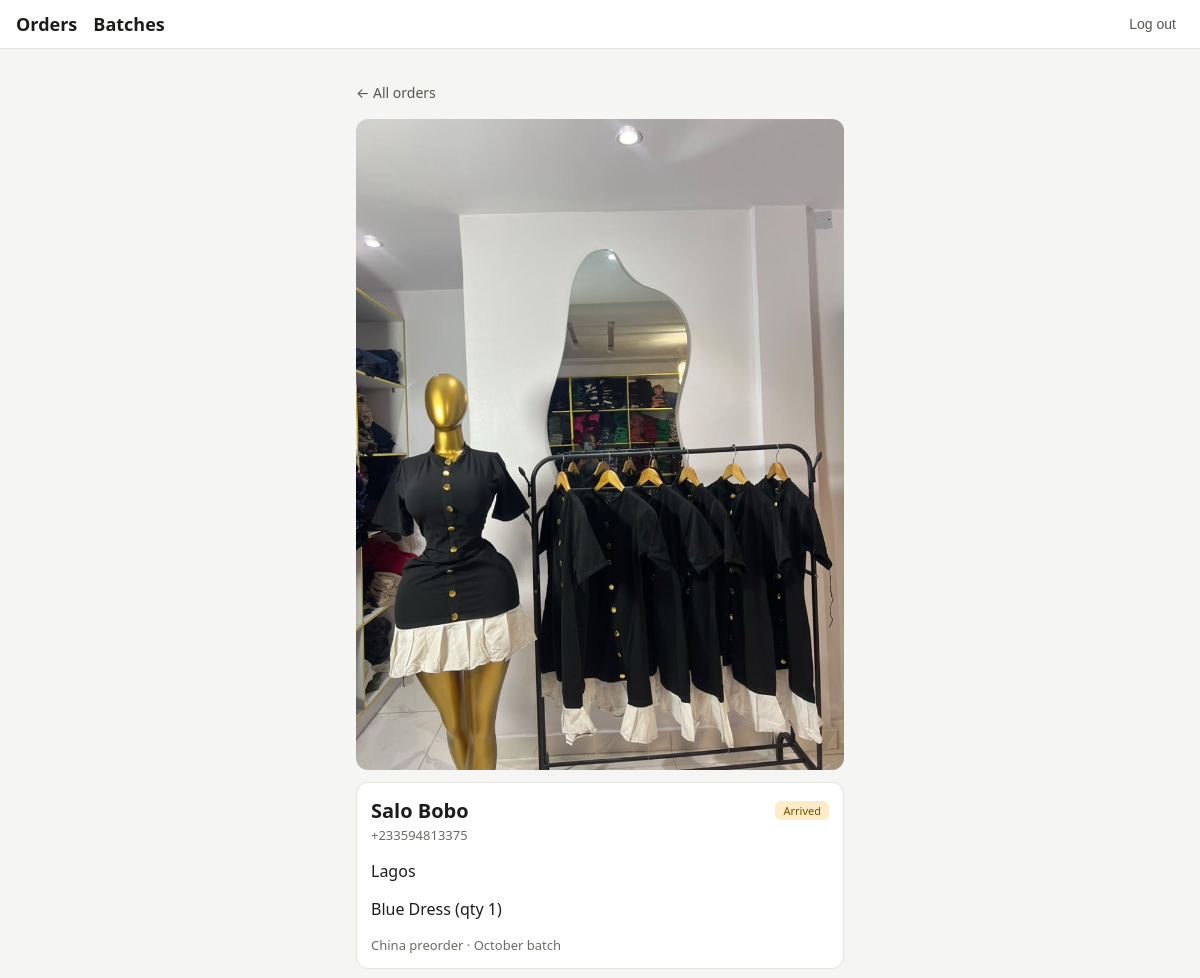
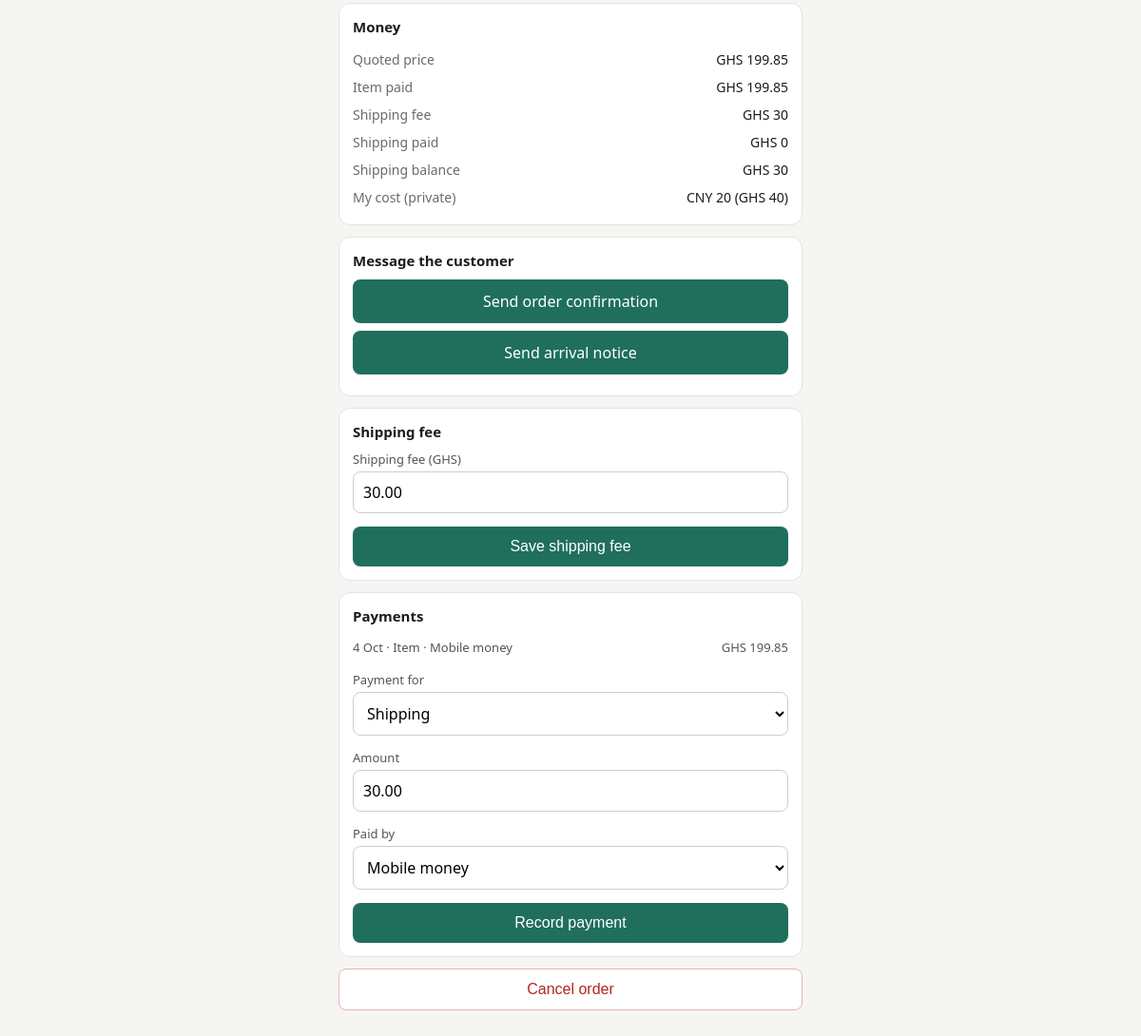
The page /orders/6/ (signed in) on the database its author committed (2 pictures, top to bottom).
### orders/models.py (models this page shows, shortened)
class OrderPhoto(models.Model):
    order = models.ForeignKey(Order, on_delete=models.CASCADE, related_name="photos")
    image = models.ImageField(upload_to="orders/%Y/%m/")
    created_at = models.DateTimeField(auto_now_add=True)

class Order(models.Model):
    class SourceType(models.TextChoices):
        CHINA_PREORDER = "china_preorder", "China preorder"
        NIGERIA_PREORDER = "nigeria_preorder", "Nigeria preorder"
        NIGERIA_STOCK = "nigeria_stock", "Nigeria stock"
    class Stage(models.TextChoices):
        REQUESTED = "requested", "Requested"
        QUOTED = "quoted", "Quoted"
        PAID = "paid", "Paid"
        PURCHASED = "purchased", "Purchased"
        IN_TRANSIT = "in_transit", "In transit"
        ARRIVED = "arrived", "Arrived"
        SHIPPING_PAID = "shipping_paid", "Shipping paid"
        DELIVERED = "delivered", "Delivered"
    customer = models.ForeignKey(
        Customer, on_delete=models.PROTECT, related_name="orders"
    )
    address = models.ForeignKey(
        Address, on_delete=models.SET_NULL, null=True, blank=True, related_name="orders"
    )
    batch = models.ForeignKey(
        Batch, on_delete=models.SET_NULL, null=True, blank=True, related_name="orders"
    )
    source_type = models.CharField(max_length=20, choices=SourceType.choices)
    item_notes = models.TextField(blank=True, help_text="Colour, variant, etc.")
    quantity = models.PositiveIntegerField(default=1)
    quoted_price = models.DecimalField(
        max_digits=12, decimal_places=2, null=True, blank=True
    )
    currency = models.CharField(
        max_length=3, choices=Currency.choices, default=Currency.GHS
    )
    cost = models.DecimalField(max_digits=12, decimal_places=2, null=True, blank=True)
    cost_currency = models.CharField(
        max_length=3, choices=Currency.choices, default=Currency.GHS
    )
    exchange_rate = models.DecimalField(
        max_digits=12,
        decimal_places=6,
        null=True,
        blank=True,
        help_text="Optional override: units of the cost currency per 1 cedi. Leave empty to use the batch's exchange rate.",
    )
    size_band = models.ForeignKey(
        SizeBand, on_delete=models.SET_NULL, null=True, blank=True
    )
    shipping_fee = models.DecimalField(
        max_digits=12, decimal_places=2, null=True, blank=True
    )
    stage = models.CharField(
        max_length=15, choices=Stage.choices, default=Stage.REQUESTED
    )
    is_cancelled = models.BooleanField(default=False)
    created_at = models.DateTimeField(auto_now_add=True)
    delivered_on = models.DateField(null=True, blank=True)
    objects = OrderQuerySet.as_manager()
    class Meta:
        ordering = ["-created_at"]
        indexes = [models.Index(fields=["stage"])]
    @property
    def effective_rate(self):
        if self.exchange_rate:
            return self.exchange_rate
        if self.batch_id and self.batch.exchange_rate:
            return self.batch.exchange_rate
        return None
    @property
    def cost_in_grid_currency(self):
        if self.cost is None:
            return None
        if self.cost_currency == GRID_CURRENCY:
            return self.cost
        rate = self.effective_rate
        if rate:
            return (self.cost / rate).quantize(Decimal("0.01"))
        return None
    def paid_total(self, kind):
        total = self.payments.filter(kind=kind, currency=self.currency).aggregate(
            t=Sum("amount")
        )["t"]
        return total or Decimal("0")

class Customer(models.Model):
    name = models.CharField(max_length=120, blank=True)
    phone = models.CharField(max_length=20, unique=True)
    notes = models.TextField(blank=True)
    created_at = models.DateTimeField(auto_now_add=True)
    class Meta:
        ordering = ["name", "phone"]

class Address(models.Model):
    customer = models.ForeignKey(
        Customer, on_delete=models.CASCADE, related_name="addresses"
    )
    label = models.CharField(max_length=40, blank=True)
    details = models.TextField(help_text="Area, landmark, directions")
    is_default = models.BooleanField(default=False)
    class Meta:
        verbose_name_plural = "addresses"

class Batch(models.Model):
    class Source(models.TextChoices):
        CHINA = "china", "China"
        NIGERIA = "nigeria", "Nigeria"
    class Status(models.TextChoices):
        ORDERING = "ordering", "Ordering"
        SHIPPED = "shipped", "Shipped"
        ARRIVED = "arrived", "Arrived in Ghana"
        CLOSED = "closed", "Closed"
    source = models.CharField(max_length=10, choices=Source.choices)
    label = models.CharField(max_length=80)
    status = models.CharField(
        max_length=10, choices=Status.choices, default=Status.ORDERING
    )
    shipped_on = models.DateField(null=True, blank=True)
    arrived_on = models.DateField(null=True, blank=True)
    freight_total = models.DecimalField(
        max_digits=12,
        decimal_places=2,
        null=True,
        blank=True,
        help_text="What the shipping agent charged for this batch, in cedis.",
    )
    freight_currency = models.CharField(
        max_length=3, choices=Currency.choices, default=Currency.GHS
    )
    freight_margin_percent = models.DecimalField(
        max_digits=5,
        decimal_places=2,
        default=0,
        blank=True,
        help_text="Optional extra added on top of the agent's bill when splitting it.",
    )
    exchange_rate = models.DecimalField(
        max_digits=12,
        decimal_places=6,
        null=True,
        blank=True,
        help_text="Units of the cost currency per 1 cedi (China batches: yuan per 1 cedi, Nigeria batches: naira per 1 cedi). Used for every order in the batch.",
    )
    class Meta:
        ordering = ["-id"]
        verbose_name_plural = "batches"

class Payment(models.Model):
    class Kind(models.TextChoices):
        ITEM = "item", "Item"
        SHIPPING = "shipping", "Shipping"
    class Method(models.TextChoices):
        MOMO = "momo", "Mobile money"
        CASH = "cash", "Cash"
        BANK = "bank", "Bank transfer"
    order = models.ForeignKey(Order, on_delete=models.CASCADE, related_name="payments")
    kind = models.CharField(max_length=10, choices=Kind.choices)
    amount = models.DecimalField(max_digits=12, decimal_places=2)
    currency = models.CharField(
        max_length=3, choices=Currency.choices, default=Currency.GHS
    )
    method = models.CharField(max_length=10, choices=Method.choices, default=Method.MOMO)
    paid_on = models.DateField(default=timezone.localdate)

### orders/views.py (the view, shortened to what this page needs)
# urls.py: path("orders/<int:pk>/", views.order_detail, name="order_detail"),
@login_required
def order_detail(request, pk):
    order = get_object_or_404(
        Order.objects.active()
        .select_related("customer", "address", "batch")
        .prefetch_related("photos", "payments"),
        pk=pk,
    )
    def fresh():
        return Order.objects.get(pk=order.pk)
    bal = balances(order)
    payment_form = PaymentForm(initial=payment_initial(order, bal))
    shipping_form = ShippingForm(instance=fresh())
    quote_form = QuoteForm(instance=fresh())
    can_add_payment = (bal["item_balance"] or 0) > 0 or (bal["shipping_balance"] or 0) > 0
    context = {
        "order": order,
        "payments": order.payments.all(),
        "next_step": next_step(order),
        "can_add_payment": can_add_payment,
        "confirmation_link": (
            confirmation_link(order, bal)
            if order.quoted_price and order.stage != Order.Stage.DELIVERED
            else None
        ),
        "arrival_link": (
            arrival_link(order, bal)
            if order.shipping_fee is not None
            and order.stage in (Order.Stage.ARRIVED, Order.Stage.SHIPPING_PAID)
            else None
        ),
        "payment_form": payment_form,
        "shipping_form": shipping_form,
        "quote_form": quote_form,
        **bal,
    }
    return render(request, "orders/order_detail.html", context)

### orders/forms.py (shortened to what this page needs)
class PaymentForm(forms.ModelForm):
    class Meta:
        model = Payment
        fields = ["kind", "amount", "method"]
        labels = {"kind": "Payment for", "amount": "Amount", "method": "Paid by"}

class ShippingForm(forms.ModelForm):
    class Meta:
        model = Order
        fields = ["shipping_fee"]
        labels = {"shipping_fee": "Shipping fee (GHS)"}
    def __init__(self, *args, **kwargs):
        super().__init__(*args, **kwargs)
        self.fields["shipping_fee"].required = True

### orders/models.py (called while the page is built)
    def active(self):
        return self.filter(is_cancelled=False)

### orders/views.py (called while the page is built)
def next_step(order):
    if (
        order.source_type == Order.SourceType.NIGERIA_STOCK
        and order.stage == Order.Stage.PAID
    ):
        return Order.Stage.DELIVERED, "Mark as delivered"
    return NEXT_STAGE.get(order.stage)

def balances(order):
    item_paid = order.paid_total(Payment.Kind.ITEM)
    shipping_paid = order.paid_total(Payment.Kind.SHIPPING)
    item_balance = order.quoted_price - item_paid if order.quoted_price else None
    shipping_balance = (
        order.shipping_fee - shipping_paid if order.shipping_fee is not None else None
    )
    return {
        "item_paid": item_paid,
        "shipping_paid": shipping_paid,
        "item_balance": item_balance,
        "shipping_balance": shipping_balance,
    }

def payment_initial(order, bal):
    if order.stage == Order.Stage.ARRIVED and (bal["shipping_balance"] or 0) > 0:
        return {"kind": Payment.Kind.SHIPPING, "amount": bal["shipping_balance"]}
    if (bal["item_balance"] or 0) > 0:
        return {"kind": Payment.Kind.ITEM, "amount": bal["item_balance"]}
    return {}

### orders/whatsapp.py (called while the page is built)
def money(amount):
    return f"{Decimal(amount):,.2f}"

def _customer_first_name(customer):
    name = customer.name.strip()
    return name.split()[0] if name else "there"

def _first_name(order):
    return _customer_first_name(order.customer)

def _item_line(order):
    notes = " ".join(order.item_notes.split()) or "your item"
    return f"{notes} (qty {order.quantity})"

def _signoff():
    return f"\n{BUSINESS_NAME}" if BUSINESS_NAME else ""

def _link_to(phone, text):
    return f"https://wa.me/{phone.lstrip('+')}?text={quote(text, safe='')}"

def _link(order, text):
    return _link_to(order.customer.phone, text)

def confirmation_link(order, bal):
    return _link(order, confirmation_message(order, bal))

def arrival_link(order, bal):
    return _link(order, arrival_message(order, bal))

### orders/templates/orders/order_detail.html (shortened to what this page needs)
{% extends "orders/base.html" %}
{% block content %}
<p><a class="back" href="{% url 'order_list' %}">&larr; All orders</a></p>
{% for photo in order.photos.all %}
  <a href="{{ photo.image.url }}"><img class="photo" src="{{ photo.image.url }}" alt=""></a>
{% endfor %}
<div class="card">
  <div class="top">
    <h1>{{ order.customer.name|default:order.customer.phone }}</h1>
    <span class="badge s-{{ order.stage }}">{{ order.get_stage_display }}</span>
  </div>
  <div class="muted">{{ order.customer.phone }}</div>
  {% if order.address %}<p>{{ order.address.details }}</p>{% endif %}
  <p>{{ order.item_notes|default:"No notes" }} (qty {{ order.quantity }})</p>
  <div class="muted">{{ order.get_source_type_display }}{% if order.batch %} · {{ order.batch.label }}{% endif %}</div>
</div>
<div class="card">
  <h2>Money</h2>
  <div class="kv"><span>Quoted price</span><span>{% if order.quoted_price %}{{ order.currency }} {{ order.quoted_price|floatformat:"-2" }}{% else %}Not quoted{% endif %}</span></div>
  <div class="kv"><span>Item paid</span><span>{{ order.currency }} {{ item_paid|floatformat:"-2" }}</span></div>
  <div class="kv"><span>Shipping fee</span><span>{% if order.shipping_fee is not None %}{{ order.currency }} {{ order.shipping_fee|floatformat:"-2" }}{% else %}Not set{% endif %}</span></div>
  {% if order.shipping_fee is not None %}
    <div class="kv"><span>Shipping paid</span><span>{{ order.currency }} {{ shipping_paid|floatformat:"-2" }}</span></div>
    {% if shipping_balance %}<div class="kv"><span>Shipping balance</span><span>{{ order.currency }} {{ shipping_balance|floatformat:"-2" }}</span></div>{% endif %}
  {% endif %}
  {% if order.cost %}<div class="kv"><span>My cost (private)</span><span>{{ order.cost_currency }} {{ order.cost|floatformat:"-2" }}{% if order.cost_currency != "GHS" %}{% if order.cost_in_grid_currency %} (GHS {{ order.cost_in_grid_currency|floatformat:"-2" }}){% else %} (set batch rate){% endif %}{% endif %}</span></div>{% endif %}</div>
{% if confirmation_link or arrival_link %}
  <div class="card">
    <h2>Message the customer</h2>
    {% if confirmation_link %}<a class="primary wa" href="{{ confirmation_link }}" target="_blank" rel="noopener">Send order confirmation</a>{% endif %}
    {% if arrival_link %}<a class="primary wa" href="{{ arrival_link }}" target="_blank" rel="noopener">Send arrival notice</a>{% endif %}
  </div>
{% endif %}
{% if order.stage == "arrived" %}
  <div class="card">
    <h2>Shipping fee</h2>
    <form method="post">
      {% include "orders/_fields.html" with form=shipping_form %}
      <button type="submit">Save shipping fee</button>
    </form>
  </div>
{% endif %}
<div class="card">
  <h2>Payments</h2>
  {% for payment in payments %}
    <div class="pay"><span>{{ payment.paid_on|date:"j M" }} · {{ payment.get_kind_display }} · {{ payment.get_method_display }}</span><span>{{ payment.currency }} {{ payment.amount|floatformat:"-2" }}</span></div>
  {% empty %}
    <p class="muted">No payments yet.</p>
  {% endfor %}
  {% if can_add_payment %}
    <form method="post" style="margin-top:12px">
      {% include "orders/_fields.html" with form=payment_form %}
      <button type="submit">Record payment</button>
    </form>
  {% endif %}
</div>
<form method="post" onsubmit="return confirm('Cancel this order?');">
  <button class="secondary" type="submit">Cancel order</button>
</form>
{% endblock %}

### orders/templates/orders/_fields.html (shortened to what this page needs)
{% for field in form %}
  <div class="field">
    <label for="{{ field.id_for_label }}">{{ field.label }}</label>
    {{ field }}
  </div>
{% endfor %}

### orders/templates/orders/base.html (style rules this page uses)
* { box-sizing: border-box; }
body { margin: 0; font-family: system-ui, -apple-system, "Segoe UI", Roboto, sans-serif; background: #f5f5f3; color: #1c1c1a; }
h1 { font-size: 20px; margin: 4px 0 16px; }
.muted { color: #6b6b66; font-size: 13px; margin-top: 2px; }
input, select, textarea { width: 100%; padding: 10px; font-size: 16px; border: 1px solid #cfcfc9; border-radius: 8px; background: #fff; font-family: inherit; }
.field { margin-bottom: 14px; }
.field label { display: block; font-size: 13px; color: #55554f; margin-bottom: 4px; }
button, .primary { display: block; width: 100%; padding: 12px; font-size: 16px; border: 0; border-radius: 8px; background: #1f6f5c; color: #fff; text-align: center; text-decoration: none; cursor: pointer; }
.badge { font-size: 11px; padding: 2px 8px; border-radius: 6px; background: #e8e8e4; color: #55554f; white-space: nowrap; }
.s-arrived { background: #fdecc8; color: #7a4b00; }

### orders/templates/orders/order_detail.html (style rules this page uses)
.back { color: #55554f; text-decoration: none; font-size: 14px; }
.card { background: #fff; border: 1px solid #e3e3df; border-radius: 12px; padding: 14px; margin: 12px 0; }
.card h2 { font-size: 15px; margin: 0 0 10px; }
.top { display: flex; justify-content: space-between; align-items: center; gap: 8px; }
.top h1 { margin: 0; }
.photo { width: 100%; border-radius: 12px; margin-top: 12px; display: block; }
.kv { display: flex; justify-content: space-between; padding: 5px 0; font-size: 14px; }
.kv span:first-child { color: #6b6b66; }
.pay { display: flex; justify-content: space-between; font-size: 13px; padding: 4px 0; color: #55554f; }
.secondary { background: #fff; color: #b3261e; border: 1px solid #e3b5b1; margin-top: 8px; }
.wa { margin-bottom: 8px; }

### rows shown on the page
OrderPhoto: image (picture)
Order: customer.name "Salo Bobo", stage "Arrived", customer.phone "+233594813375", address.details "Lagos", item_notes "Blue Dress", quantity "1", source_type "China preorder", batch.label "October batch", currency "GHS", quoted_price "199.85", shipping_fee "30", cost_currency "CNY", cost "20", cost_in_grid_currency "40", form "30.00"
Payment: paid_on "4 Oct", kind "Item", method "Mobile money", currency "GHS", amount "199.85"

### other values the page prints
{{ item_paid|floatformat:"-2" }} "199.85"
{{ shipping_paid|floatformat:"-2" }} "0"
{{ shipping_balance|floatformat:"-2" }} "30"
{{ field.label }} "Shipping fee (GHS)" "Payment for" "Amount" "Paid by"
